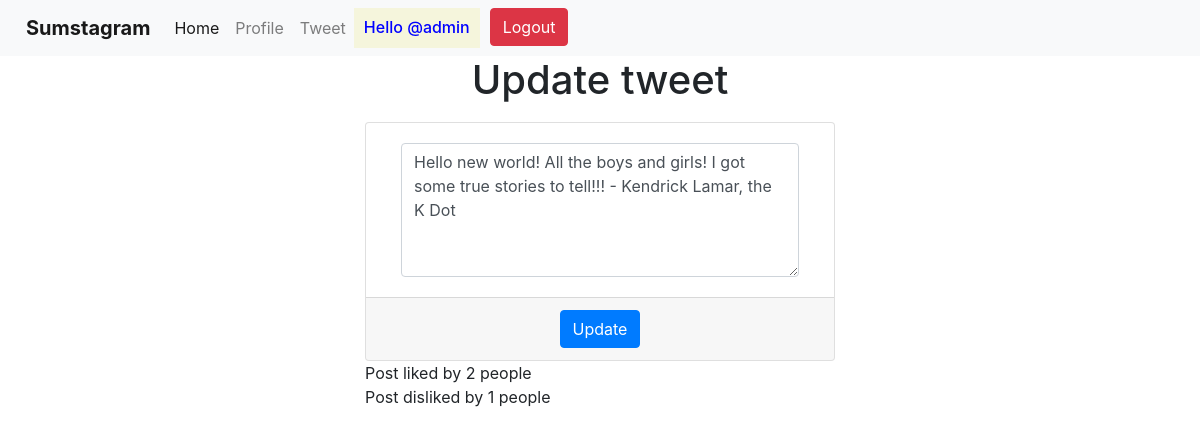
Page /display/10 (signed in) on the committed database.
### app1/models.py (models this page shows, shortened)
class Tweet(models.Model):
    usern = models.CharField(max_length=20)
    date = models.DateTimeField(auto_now_add=True)
    tweet = models.CharField(max_length=300)
    likes = models.ManyToManyField(User, related_name="post_likes")
    dislikes = models.ManyToManyField(User, related_name="post_dislikes")

### app1/views.py (the view)
# urls.py: path("display/<str:post_id>", views.render_display, name="display"),
def render_display(request, post_id):
    t = Tweet.objects.get(id=post_id)
    if request.user.username == t.usern:
        print("Who tryna update:", request.user.username)
        print("Who can update:", t.usern)
        print(request.user.username == t.usern)
        if request.method == "POST":
            new_tweet = request.POST.get('tweet')
            t.tweet = new_tweet
            t.save()
            messages.success(request, "Tweet successfully updated")
            return redirect('home')
        return render(request, 'single.html', {"tweet": t})
    print("Likes:", t.likes.all())
    print("Dislikes:", t.dislikes.all())
    return render(request, "post.html", {"tweet": t})

### templates/single.html (shortened to what this page needs)
<!doctype html>
<html lang="en">
<head>
    <link href="https://cdn.jsdelivr.net/npm/bootstrap@5.3.3/dist/css/bootstrap.min.css" rel="stylesheet"
>
</head>
<body>
    {% include 'navbar.html' %}
    <h1 align="center">Update tweet</h1>
    <div class="container col-lg-5" style="padding-top: 10px;">
        <div class="card">
            <form method="POST"> {% csrf_token %}
                <div class="card-body" align="center">
                    <div class="container col-lg-12">
                    <textarea class="form-control" name="tweet" rows="5">{{ tweet.tweet }}</textarea>
                </div>
                </div>
                <div class="card-footer" align="center">
                    <button type="submit" class="btn btn-primary">Update</button>
                </div>
            </form>
        </div>
        Post liked by {{ tweet.likes.count }} people <br>
        Post disliked by {{ tweet.dislikes.count }} people
    </div>
</body>
</html>

### templates/navbar.html (shortened to what this page needs)
<link rel="stylesheet" href="https://cdn.jsdelivr.net/npm/bootstrap@4.0.0/dist/css/bootstrap.min.css">
<nav class="navbar navbar-expand-lg navbar-light bg-light">
  <a class="navbar-brand" href="{% url 'home' %}" style="padding-left: 10px;"><strong>Sumstagram</strong></a>
  <div class="collapse navbar-collapse" id="navbarSupportedContent">
    <ul class="navbar-nav mr-auto">
      <li class="nav-item active">
        <a class="nav-link" href="{% url 'home' %}">Home</a>
      </li>
      <li class="nav-item">
        <a class="nav-link" href="{% url 'profile' %}">Profile</a>
      </li>
      <li class="nav-item">
        <a class="nav-link" href="{% url 'create' %}">Tweet</a>
      </li>
      {% if request.user.is_authenticated %}
      <div style="background-color: beige; border: 10px">
      <h6 align="center" style="padding-top: 10px; padding-left: 10px; padding-right: 10px; color: blue">Hello @{{ request.user.username }}</h6>
    </div>
      <li >
        <a href="{% url 'logout' %}" style="padding-left: 10px;">
        <button class="btn btn-danger my-2 my-sm-0" type="submit">Logout</button>
      </a>
      </li>
      {% endif %}
    </ul>
  </div>
</nav>

### rows in the picture
Tweet: tweet "Hello new world! All the boys and girls! I got some true stories to tell!!! - Kendrick Lamar, the K Dot", likes.count "2", dislikes.count "1"

### other values in the picture
{{ request.user.username }} "admin"
